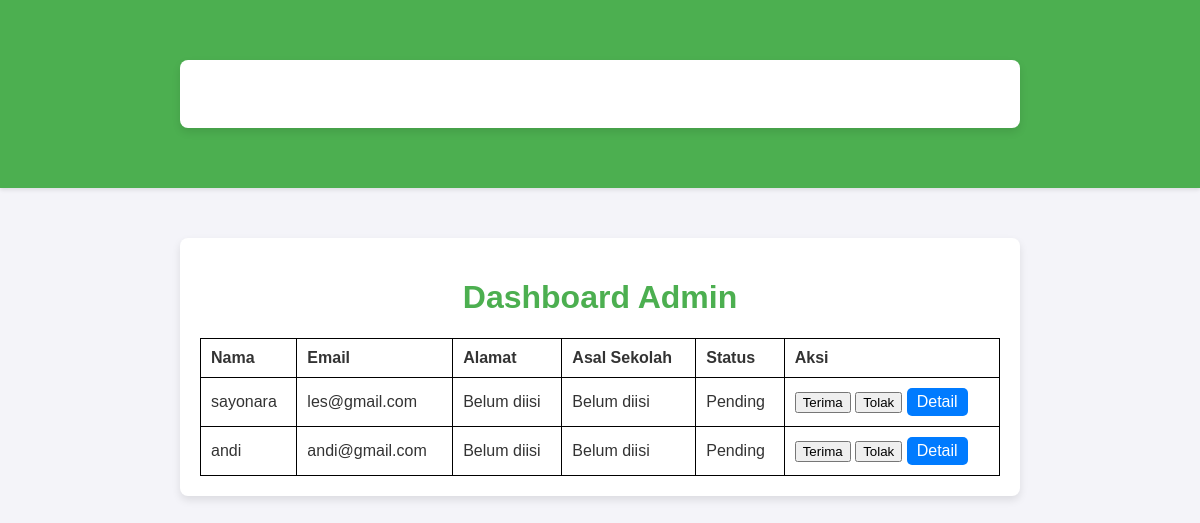
Page /dashboard_admin (signed in) on the earlier database version.
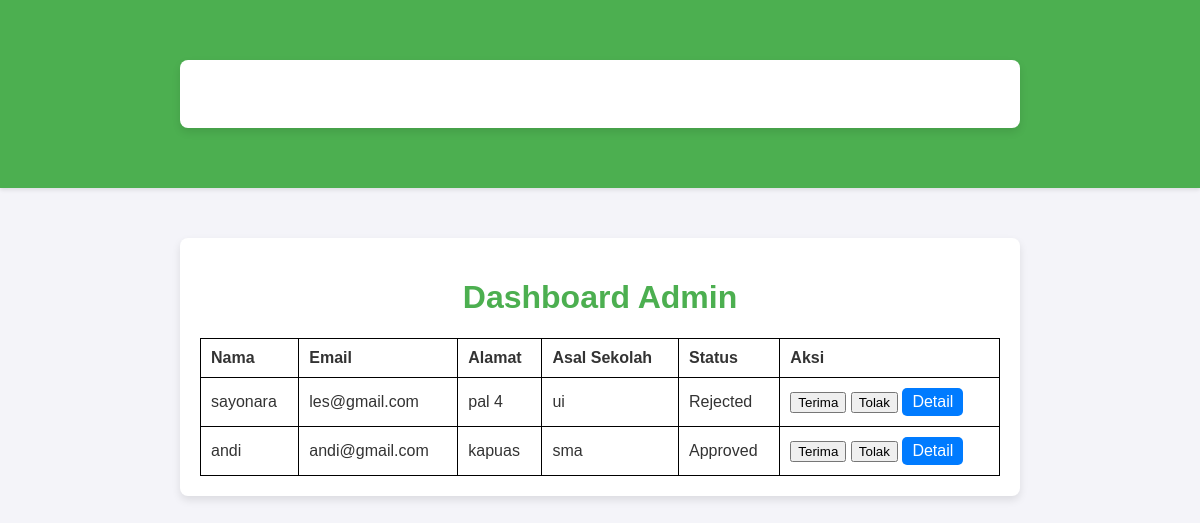
Same page on the later database version.
### models.py (models this page shows)
class User(db.Model):
    id = db.Column(db.Integer, primary_key=True)
    name = db.Column(db.String(100), nullable=False)
    email = db.Column(db.String(100), unique=True, nullable=False)
    password = db.Column(db.String(100), nullable=False)
    status = db.Column(db.String(20), default='Pending')  # Pending, Approved, Rejected
    school = db.Column(db.String(100), nullable=True)  # Asal sekolah
    address = db.Column(db.String(200), nullable=True)  # Data diri
    created_at = db.Column(db.DateTime, default=datetime.utcnow)  # Waktu pendaftaran

### app.py (the view, shortened to what this page needs)
@app.route('/dashboard_admin', methods=['GET', 'POST'])
def dashboard_admin():
    if 'admin_id' not in session:
        print("Admin not logged in")
        flash('Anda harus login sebagai admin untuk mengakses halaman ini.')
        return redirect(url_for('login'))
    users = User.query.all()
    return render_template('dashboard_admin.html', users=users)

### templates/dashboard_admin.html (shortened to what this page needs)
<!DOCTYPE html>
<html>
<head>
    <link rel="stylesheet" type="text/css" href="{{ url_for('static', filename='css/styles.css') }}">
</head>
<body>
    <nav class="navbar">
        <div class="container">
            <a href="/" class="navbar-brand">PPDB</a>
            <div class="navbar-links">
                <a href="/dashboard_admin">Dashboard Admin</a>
                <a href="/logout">Logout</a>
            </div>
        </div>
    </nav>
    <div class="container">
        <h1>Dashboard Admin</h1>
        <table>
            <thead>
                <tr>
                    <th>Nama</th>
                    <th>Email</th>
                    <th>Alamat</th>
                    <th>Asal Sekolah</th>
                    <th>Status</th>
                    <th>Aksi</th>
                </tr>
            </thead>
            <tbody>
                {% for user in users %}
                <tr>
                    <td>{{ user.name }}</td>
                    <td>{{ user.email }}</td>
                    <td>{{ user.address or 'Belum diisi' }}</td>
                    <td>{{ user.school or 'Belum diisi' }}</td>
                    <td>{{ user.status }}</td>
                    <td>
                        <form method="POST" style="display: inline;">
                            <button type="submit" name="action" value="approve">Terima</button>
                            <button type="submit" name="action" value="reject">Tolak</button>
                        </form>
                        <a href="{{ url_for('user_detail', user_id=user.id) }}" class="btn-detail">Detail</a>
                    </td>
                </tr>
                {% endfor %}
            </tbody>
        </table>
    </div>
</body>
</html>

### static/css/styles.css (style rules this page uses)
body { font-family: Arial, sans-serif; margin: 0; padding: 0; background-color: #f4f4f9; color: #333; }
.container { max-width: 800px; margin: 50px auto; padding: 20px; background: #fff; border-radius: 8px; box-shadow: 0 4px 8px rgba(0, 0, 0, 0.1); }
h1 { text-align: center; color: #4CAF50; }
.btn-detail { display: inline-block; padding: 5px 10px; background: #007BFF; color: #fff; text-decoration: none; border-radius: 5px; transition: background 0.3s ease; }
table { width: 100%; border-collapse: collapse; }
table, th, td { border: 1px solid black; }
th, td { padding: 10px; text-align: left; }
.navbar { background-color: #4CAF50; color: white; padding: 10px 0; box-shadow: 0 2px 4px rgba(0, 0, 0, 0.1); }
.navbar .container { display: flex; justify-content: space-between; align-items: center; }
.navbar .navbar-brand { font-size: 24px; font-weight: bold; color: white; text-decoration: none; }
.navbar .navbar-links a { color: white; text-decoration: none; margin-left: 20px; font-size: 16px; transition: color 0.3s ease; }

Differences in the rows shown:
changed User "sayonara": address "Belum diisi" → "pal 4"; school "Belum diisi" → "ui"; status "Pending" → "Rejected"
changed User "andi": address "Belum diisi" → "kapuas"; school "Belum diisi" → "sma"; status "Pending" → "Approved"
